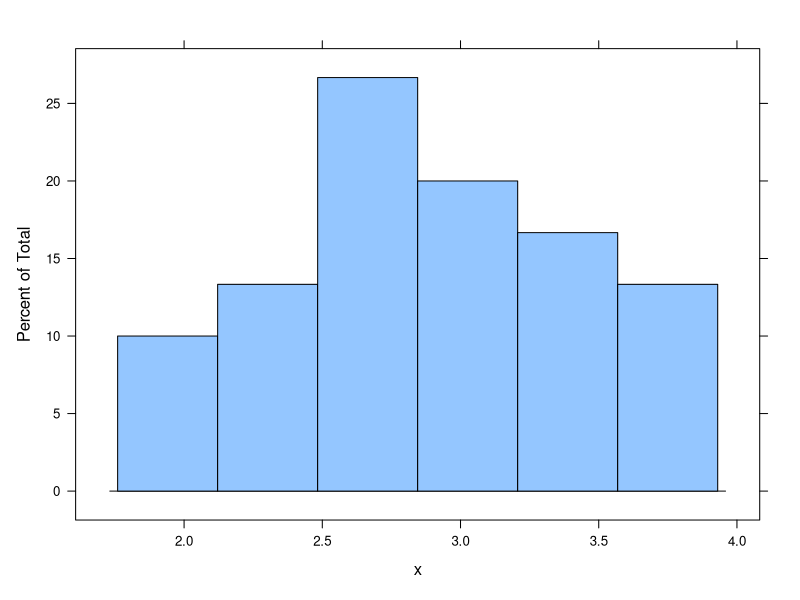
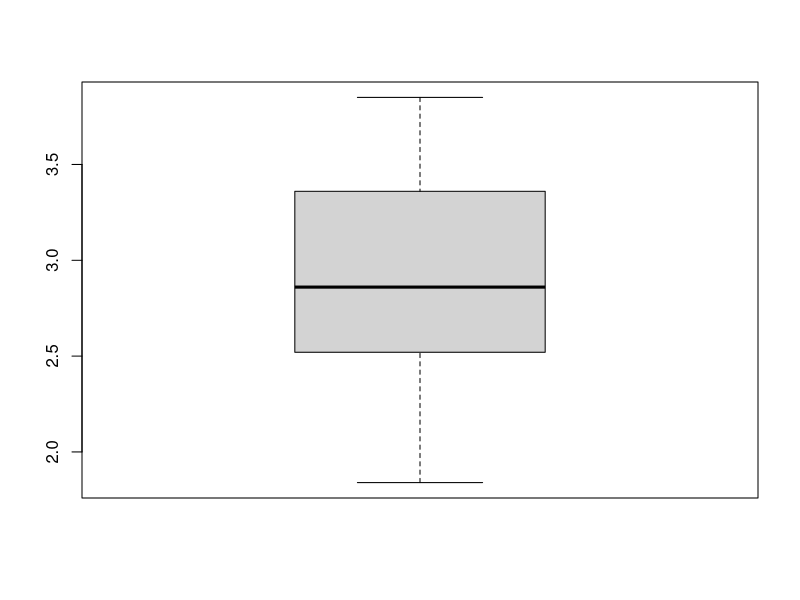

R code for these plots, in order:
library(lattice)
#problem 1
x <- c(3.79, 2.99, 2.45, 2.14, 3.36, 2.05, 3.14, 3.54,
      2.77, 2.91, 3.10, 1.84, 2.52, 3.22, 2.67, 2.52,
      2.71, 2.75, 3.57, 3.85, 2.89, 2.83, 3.13, 2.44,
      2.10, 3.71, 2.37, 2.68, 3.51, 3.37)
#a
a <- mean(x)
b <- sd(x)
print(paste0("The mean is: ",a,"standrad deviation is: ",b))

#b
histogram(x)

#c
stem(x)

#d
boxplot(x)

#problem 2
factorial(9)

#problem 3
factorial(365)/(factorial(305)*factorial(60))

#problem 4
#P(A∪B) =P(A) +P(B)−P(A∩B)
#(a)in either tax-free bonds or mutual fun
0.6+0.3-0.15
#(b)in neither tax-free bonds or mutual fun
1-(0.6+0.3-0.15)

#problem 5
#P(A∩B) =P(A)P(B|A)
#3 aces
draws <- factorial(52)/(factorial(5)*factorial(52-5))
aces <- factorial(4)/factorial(3)
other2 <- factorial(48)/(factorial(2)*factorial(46))
P_a <- (aces*other2)/draws
#4 hearts and 1 club
hearts <- factorial(13)/(factorial(4)*factorial(9))
club <- factorial(13)/(factorial(1)*factorial(12))
P_b <- (hearts*club)/draws

#problem6
#a
p1 <- 0.09/0.28
#b
p2 <- 0.09/0.12
#c
p3 <- 1-0.09

#problem7
#P(B|A) =P(A∩B)/P(A)
pl <- 0.75
ps <- 1-0.75
prl <- 0.6
prs <- 0.3
plr <- (0.6*0.75)/(0.6*0.75+0.3*0.25)









